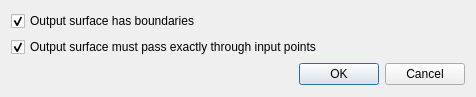
<?xml version="1.0" encoding="UTF-8"?>
<ui version="4.0">
 <class>MetaReconstructionOptionsDialog</class>
 <widget class="QDialog" name="MetaReconstructionOptionsDialog">
  <property name="geometry">
   <rect>
    <x>0</x>
    <y>0</y>
    <width>476</width>
    <height>97</height>
   </rect>
  </property>
  <property name="windowTitle">
   <string>Meta Surface Reconstruction</string>
  </property>
  <layout class="QVBoxLayout" name="verticalLayout">
   <item>
    <widget class="QCheckBox" name="m_boundaries">
     <property name="text">
      <string>Output surface has boundaries</string>
     </property>
     <property name="checked">
      <bool>true</bool>
     </property>
    </widget>
   </item>
   <item>
    <widget class="QCheckBox" name="m_interpolate">
     <property name="text">
      <string>Output surface must pass exactly through input points</string>
     </property>
     <property name="checked">
      <bool>true</bool>
     </property>
    </widget>
   </item>
   <item>
    <widget class="QDialogButtonBox" name="buttonBox">
     <property name="standardButtons">
      <set>QDialogButtonBox::Cancel|QDialogButtonBox::Ok</set>
     </property>
    </widget>
   </item>
  </layout>
 </widget>
 <resources/>
 <connections>
  <connection>
   <sender>buttonBox</sender>
   <signal>accepted()</signal>
   <receiver>MetaReconstructionOptionsDialog</receiver>
   <slot>accept()</slot>
   <hints>
    <hint type="sourcelabel">
     <x>177</x>
     <y>123</y>
    </hint>
    <hint type="destinationlabel">
     <x>53</x>
     <y>125</y>
    </hint>
   </hints>
  </connection>
  <connection>
   <sender>buttonBox</sender>
   <signal>rejected()</signal>
   <receiver>MetaReconstructionOptionsDialog</receiver>
   <slot>reject()</slot>
   <hints>
    <hint type="sourcelabel">
     <x>257</x>
     <y>119</y>
    </hint>
    <hint type="destinationlabel">
     <x>257</x>
     <y>143</y>
    </hint>
   </hints>
  </connection>
 </connections>
</ui>
